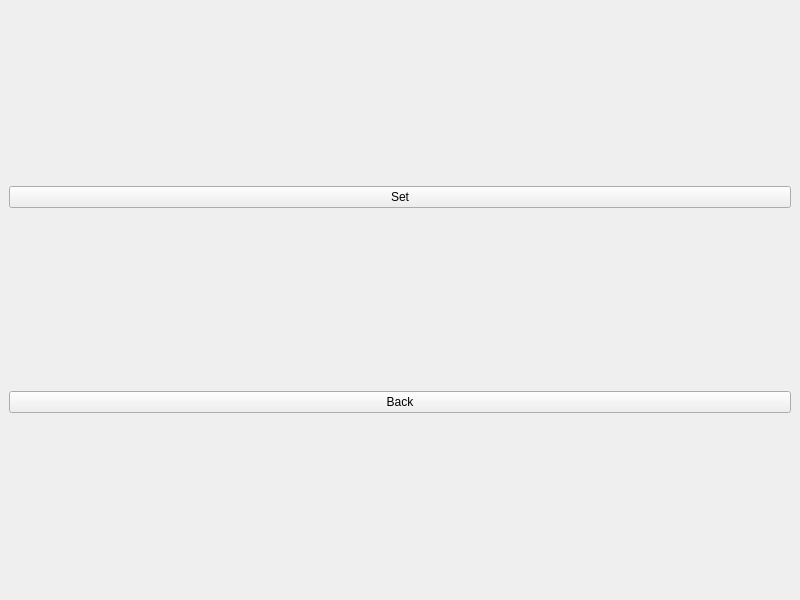
<?xml version="1.0" encoding="UTF-8"?>
<ui version="4.0">
 <class>InsertSudokuWindow</class>
 <widget class="QMainWindow" name="InsertSudokuWindow">
  <property name="geometry">
   <rect>
    <x>0</x>
    <y>0</y>
    <width>800</width>
    <height>600</height>
   </rect>
  </property>
  <property name="windowTitle">
   <string>MainWindow</string>
  </property>
  <widget class="QWidget" name="centralwidget">
   <layout class="QHBoxLayout" name="horizontalLayout" stretch="7,3">
    <item>
     <layout class="QGridLayout" name="gridLayout"/>
    </item>
    <item>
     <layout class="QVBoxLayout" name="verticalLayout">
      <item>
       <widget class="QPushButton" name="setButton">
        <property name="text">
         <string>Set</string>
        </property>
       </widget>
      </item>
      <item>
       <widget class="QPushButton" name="backButton">
        <property name="text">
         <string>Back</string>
        </property>
       </widget>
      </item>
     </layout>
    </item>
   </layout>
  </widget>
 </widget>
 <resources/>
 <connections/>
</ui>
